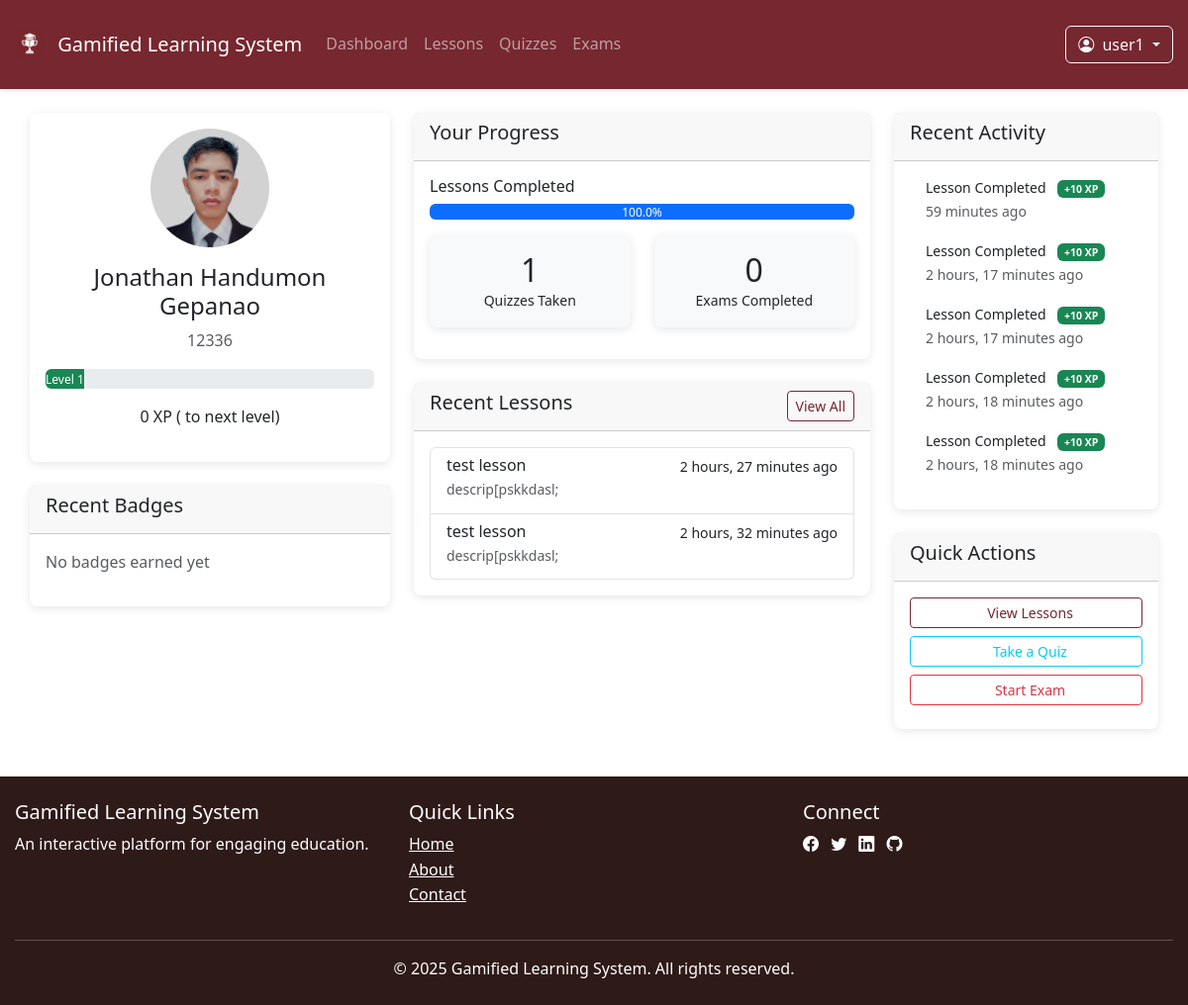
The app's page /dashboard/ (signed in) with its own data.
### accounts/models.py (models this page shows, shortened)
class User(AbstractUser):
    student_id = models.CharField(max_length=20, unique=True)
    middle_name = models.CharField(max_length=50, blank=True)
    profile_pic = models.ImageField(upload_to=profile_pic_path, blank=True, null=True)
    points = models.IntegerField(default=0)
    level = models.IntegerField(default=1)
    date_joined = models.DateTimeField(auto_now_add=True)
    last_updated = models.DateTimeField(auto_now=True)
    def get_full_name(self):
        middle = f" {self.middle_name} " if self.middle_name else " "
        return f"{self.first_name}{middle}{self.last_name}"

### dashboard/models.py (models this page shows, shortened)
class StudentProgress(models.Model):
    user = models.OneToOneField(get_user_model(), on_delete=models.CASCADE, related_name='progress')
    last_active = models.DateTimeField(auto_now=True)
    total_xp = models.IntegerField(default=0)
    level = models.IntegerField(default=1)
    badges = models.ManyToManyField('Badge', blank=True)

class ActivityLog(models.Model):
    user = models.ForeignKey(get_user_model(), on_delete=models.CASCADE)
    activity_type = models.CharField(max_length=50, choices=[
        ('lesson', 'Lesson Completed'),
        ('quiz', 'Quiz Taken'),
        ('exam', 'Exam Taken'),
        ('login', 'Login'),
        ('achievement', 'Achievement Unlocked')
    ])
    object_id = models.PositiveIntegerField(null=True, blank=True)
    timestamp = models.DateTimeField(auto_now_add=True)
    xp_earned = models.IntegerField(default=0)
    class Meta:
        ordering = ['-timestamp']

### lessons/models.py (models this page shows, shortened)
class Lesson(models.Model):
    title = models.CharField(max_length=200)
    slug = models.SlugField(max_length=200, unique=True)
    description = models.TextField()
    content = models.TextField(blank=True)
    file = models.FileField(upload_to=lesson_file_path)
    thumbnail = models.ImageField(upload_to='lesson_thumbnails/', blank=True, null=True)
    category = models.ForeignKey(LessonCategory, on_delete=models.SET_NULL, null=True, blank=True)
    uploaded_by = models.ForeignKey(get_user_model(), on_delete=models.CASCADE)
    upload_date = models.DateTimeField(auto_now_add=True)
    last_updated = models.DateTimeField(auto_now=True)
    is_active = models.BooleanField(default=True)
    is_featured = models.BooleanField(default=False)
    view_count = models.PositiveIntegerField(default=0)
    difficulty = models.CharField(max_length=20, choices=[
        ('beginner', 'Beginner'),
        ('intermediate', 'Intermediate'),
        ('advanced', 'Advanced')
    ], default='beginner')
    class Meta:
        ordering = ['-upload_date']

### dashboard/views.py (the view)
# urls.py: path('', views.dashboard, name='dashboard'),
@login_required
def dashboard(request):
    if request.user.is_staff:
        return admin_dashboard(request)
    return student_dashboard(request)

### dashboard/templates/dashboard/student.html (shortened to what this page needs)
{% extends 'base.html' %}
{% block content %}
<div class="container dashboard-container">
    <div class="row">
        <div class="col-md-4">
            <div class="card mb-4">
                <div class="card-body text-center">
                    <img src="{{ request.user.profile_pic.url }}"
                         class="rounded-circle mb-3"
                         width="120"
                         height="120"
                         alt="Profile Picture">
                    <h4>{{ request.user.get_full_name }}</h4>
                    <p class="text-muted">{{ request.user.student_id }}</p>
                    <div class="progress mb-3" style="height: 20px;">
                        <div class="progress-bar bg-success"
                             role="progressbar"
                             style="width: {{ xp_percent }}%"
                             aria-valuenow="{{ xp_in_level }}"
                             aria-valuemin="0"
                             aria-valuemax="1000">
                            Level {{ progress.level }}
                        </div>
                    </div>
                    <p>{{ progress.total_xp }} XP ({{ xp_to_next_level }} to next level)</p>
                </div>
            </div>
            <div class="card mb-4">
                <div class="card-header">
                    <h5>Recent Badges</h5>
                </div>
                <div class="card-body">
                    {% if badges %}
                        <div class="d-flex flex-wrap">
                            {% for badge in badges %}
                            <div class="text-center mx-2 mb-3">
                                <i class="{{ badge.icon }} fa-2x text-warning mb-2"></i>
                                <p class="small mb-0">{{ badge.name }}</p>
                            </div>
                            {% endfor %}
                        </div>
                        <a href="#" class="btn btn-sm btn-outline-primary">View All</a>
                    {% else %}
                        <p class="text-muted">No badges earned yet</p>
                    {% endif %}
                </div>
            </div>
        </div>
        <div class="col-md-5">
            <div class="card mb-4">
                <div class="card-header">
                    <h5>Your Progress</h5>
                </div>
                <div class="card-body">
                    <div class="mb-3">
                        <h6>Lessons Completed</h6>
                        <div class="progress">
                            <div class="progress-bar"
                                 role="progressbar"
                                 style="width: {{ lesson_progress }}%"
                                 aria-valuenow="{{ lesson_progress }}"
                                 aria-valuemin="0"
                                 aria-valuemax="100">
                                {{ lesson_progress }}%
                            </div>
                        </div>
                    </div>
                    <div class="row">
                        <div class="col-6">
                            <div class="card bg-light mb-3">
                                <div class="card-body text-center">
                                    <h2 class="mb-0">{{ quiz_attempts.count }}</h2>
                                    <p class="small mb-0">Quizzes Taken</p>
                                </div>
                            </div>
                        </div>
                        <div class="col-6">
                            <div class="card bg-light mb-3">
                                <div class="card-body text-center">
                                    <h2 class="mb-0">{{ exam_attempts.count }}</h2>
                                    <p class="small mb-0">Exams Completed</p>
                                </div>
                            </div>
                        </div>
                    </div>
                </div>
            </div>
            <div class="card mb-4">
                <div class="card-header d-flex justify-content-between align-items-center">
                    <h5>Recent Lessons</h5>
                    <a href="{% url 'lessons:lesson_list' %}" class="btn btn-sm btn-outline-primary">View All</a>
                </div>
                <div class="card-body">
                    {% if recent_lessons %}
                        <div class="list-group">
                            {% for lesson in recent_lessons %}
                            <a href="{% url 'lessons:view_lesson' lesson.id %}"
                               class="list-group-item list-group-item-action">
                                <div class="d-flex w-100 justify-content-between">
                                    <h6 class="mb-1">{{ lesson.title }}</h6>
                                    <small>{{ lesson.upload_date|timesince }} ago</small>
                                </div>
                                <p class="mb-1 small text-muted">{{ lesson.description|truncatewords:15 }}</p>
                            </a>
                            {% endfor %}
                        </div>
                    {% else %}
                        <p class="text-muted">No recent lessons</p>
                    {% endif %}
                </div>
            </div>
        </div>
        <div class="col-md-3">
            <div class="card mb-4">
                <div class="card-header">
                    <h5>Recent Activity</h5>
                </div>
                <div class="card-body activity-feed">
                    {% if activities %}
                        {% for activity in activities %}
                        <div class="activity-item mb-3">
                            <div class="d-flex">
                                <div class="flex-grow-1 ms-3">
                                    <p class="mb-0 small">
                                        {{ activity.get_activity_type_display }}
                                        {% if activity.xp_earned > 0 %}
                                            <span class="badge bg-success ms-2">+{{ activity.xp_earned }} XP</span>
                                        {% endif %}
                                    </p>
                                    <small class="text-muted">{{ activity.timestamp|timesince }} ago</small>
                                </div>
                            </div>
                        </div>
                        {% endfor %}
                    {% else %}
                        <p class="text-muted">No recent activity</p>
                    {% endif %}
                </div>
            </div>
            <div class="card">
                <div class="card-header">
                    <h5>Quick Actions</h5>
                </div>
                <div class="card-body">
                    <a href="{% url 'lessons:lesson_list' %}" class="btn btn-outline-primary btn-sm mb-2 w-100">
                        View Lessons
                    </a>
                    <a href="{% url 'quizzes:quiz_list' %}" class="btn btn-outline-info btn-sm mb-2 w-100">
                        Take a Quiz
                    </a>
                    <a href="{% url 'exams:exam_list' %}" class="btn btn-outline-danger btn-sm mb-2 w-100">
                        Start Exam
                    </a>
                </div>
            </div>
        </div>
    </div>
</div>
{% endblock %}

### templates/includes/navbar.html (shortened to what this page needs)
{% load static %}
<header>
    <nav class="navbar navbar-expand-lg navbar-dark bg-primary">
        <div class="container">
            <a class="navbar-brand" href="{% url 'index' %}">
                <img src="{% static 'images/logo.png' %}" alt="Logo" width="30" height="30" class="d-inline-block align-top me-2">
                Gamified Learning System
            </a>
            <div class="collapse navbar-collapse" id="navbarNav">
                <ul class="navbar-nav me-auto">
                    <li class="nav-item">
                        <a class="nav-link" href="{% url 'dashboard' %}">Dashboard</a>
                    </li>
                    <li class="nav-item">
                        <a class="nav-link" href="{% url 'lessons:lesson_list' %}">Lessons</a>
                    </li>
                    <li class="nav-item">
                        <a class="nav-link" href="{% url 'quizzes:quiz_list' %}">Quizzes</a>
                    </li>
                    <li class="nav-item">
                        <a class="nav-link" href="{% url 'exams:exam_list' %}">Exams</a>
                    </li>
                </ul>
                <div class="d-flex align-items-center">
                    {% if user.is_authenticated %}
                    <div class="dropdown">
                        <button class="btn btn-outline-light dropdown-toggle" type="button" id="userDropdown" data-bs-toggle="dropdown">
                            <i class="bi bi-person-circle me-1"></i>
                            {{ user.username }}
                        </button>
                    </div>
                    {% else %}
                    <a href="{% url 'accounts:login' %}" class="btn btn-outline-light me-2">Login</a>
                    <a href="{% url 'accounts:register' %}" class="btn btn-light">Register</a>
                    {% endif %}
                </div>
            </div>
        </div>
    </nav>
</header>

### static/css/base.css (style rules this page uses)
:root { --primary-color: #762730; --secondary-color: #92323d; --accent-color: #f7c59f; --light-color: #f8f4f2; --dark-color: #2e1a17; --success-color: #4caf50; --danger-color: #c0392b; --warning-color: #e0a800; --info-color: #5bc0de; }
body { font-family: 'Segoe UI', Tahoma, Geneva, Verdana, sans-serif; line-height: 1.6; color: var(--dark-color); min-height: 100vh; display: flex; flex-direction: column; }
.container { max-width: 1200px; margin: 0 auto; padding: 0 15px; }
.bg-primary { background-color: var(--primary-color) !important; }
.btn-outline-primary { --bs-btn-color: #762730 !important; --bs-btn-border-color: #762730 !important; --bs-btn-hover-color: #fff; --bs-btn-hover-bg: #762730 !important; --bs-btn-hover-border-color: #762730 !important; --bs-btn-focus-shadow-rgb: 13, 110, 253; --bs-btn-active-color: #fff; --bs-btn-active-bg: #762730 !important; --bs-btn-active-border-color: #762730 !important; --bs-btn-active-shadow: inset 0 3px 5px rgba(0, 0, 0, 0.125); --bs-btn-disabled-color: #762730 !important; --bs-btn-disabled-bg: transparent; --bs-btn-disabled-border-color: #762730 !important; --bs-gradient: none; }
header { background-color: var(--primary-color); color: white; padding: 1rem 0; box-shadow: 0 2px 5px rgba(0,0,0,0.1); }
.card { border: none; border-radius: 8px; box-shadow: 0 2px 10px rgba(0,0,0,0.1); transition: transform 0.3s ease; }
.navbar { background-color: transparent !important; }

### records on screen
User: username "user1", user.profile_pic (picture), user.get_full_name "Jonathan Handumon Gepanao", user.student_id "12336"
StudentProgress: level "1", total_xp "0"
Lesson: title "test lesson", upload_date "2 hours, 27 minutes", description "descrip[pskkdasl;"
Lesson: title "test lesson", upload_date "2 hours, 32 minutes", description "descrip[pskkdasl;"
ActivityLog: activity_type "Lesson Completed", xp_earned "10", timestamp "59 minutes"
ActivityLog: activity_type "Lesson Completed", xp_earned "10", timestamp "2 hours, 17 minutes"
ActivityLog: activity_type "Lesson Completed", xp_earned "10", timestamp "2 hours, 17 minutes"
ActivityLog: activity_type "Lesson Completed", xp_earned "10", timestamp "2 hours, 18 minutes"
ActivityLog: activity_type "Lesson Completed", xp_earned "10", timestamp "2 hours, 18 minutes"

### other values on screen
{{ lesson_progress }} "100.0"
{{ quiz_attempts.count }} "1"
{{ exam_attempts.count }} "0"
